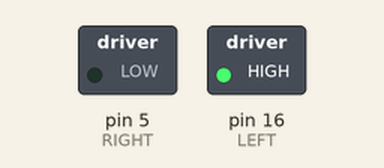
Bench run of a sketch on a simulated Arduino Uno, built with avr-gcc and run on an emulated ATmega328P. Shown: switched loads named in the sketch (green lamp = pin HIGH). Dashed ring = blinking.

Above: at 0.8 s.
Timing chart, 0 to 5.5 s (numbered marks = the images above):
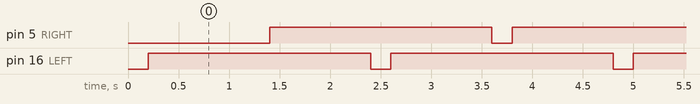

Measured:
- by itself, pin 5 (RIGHT), pin 16 (LEFT): alternates HIGH for 2.2 s and LOW for 0.20 s
- by itself, everything shown: repeats every 31.2 s, in 52 steps

The sketch:

Swim.ino
```cpp
/*
Swim
*/

#define LEFT   16   // D0
#define RIGHT  05   // D1


void setup() {
  pinMode(LEFT, OUTPUT);
  pinMode(RIGHT, OUTPUT);

  }


// the loop function runs over and over again forever
void loop() {
  digitalWrite(LEFT, LOW);   // Turn the Motor on
  delay(200);                      // Wait
  digitalWrite(LEFT, HIGH);  // Turn the Motor off
  delay(1000);                      // Wait
  digitalWrite(RIGHT, LOW);  // Turn the Motor on reverse
  delay(200);                      // Wait
  digitalWrite(RIGHT, HIGH);  // Turn the Motor off by making the voltage HIGH
  delay(1000);                      // Wait
}
```
